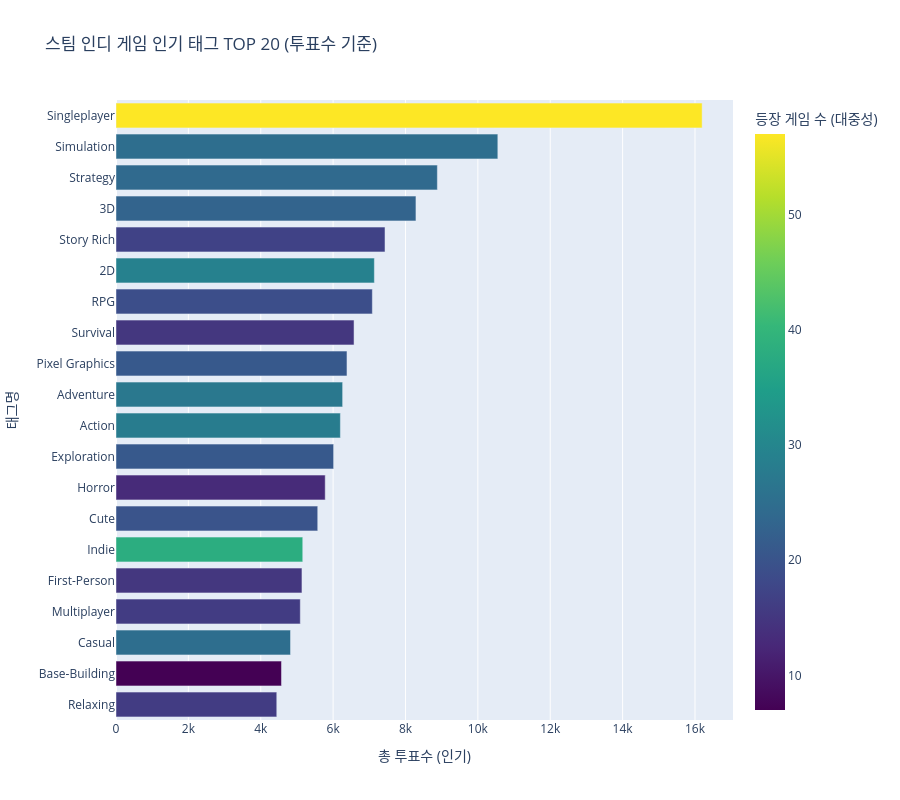

Notebook code cell kept with this figure:
### Code cell
# 1. 전체 태그 통합 집계 (투표수 합계 및 등장 게임 수)
all_tags_votes = Counter()
all_tags_appearance = Counter()

for tags in df['tags_dict']:
    for tag, vote in tags.items():
        all_tags_votes[tag] += vote
        all_tags_appearance[tag] += 1

# 2. 통계 데이터프레임 생성
full_tag_stats = pd.DataFrame({
    'tag': list(all_tags_votes.keys()),
    'total_votes': list(all_tags_votes.values()),
    'game_count': [all_tags_appearance[t] for t in all_tags_votes.keys()]
})

# 3. 인기 순위 정렬 (투표수 기준 상위 20개)
top_popular_tags = full_tag_stats.sort_values(by='total_votes', ascending=False).head(20)

# 4. 시각화: 투표수(인기) vs 등장 빈도(대중성) 비교
fig_popular = px.bar(
    top_popular_tags, 
    x='total_votes', 
    y='tag', 
    orientation='h',
    color='game_count', # 색상은 얼마나 많은 게임에 등장했는지를 나타냄
    title='스팀 인디 게임 인기 태그 TOP 20 (투표수 기준)',
    labels={'total_votes': '총 투표수 (인기)', 'tag': '태그명', 'game_count': '등장 게임 수 (대중성)'},
    color_continuous_scale='Viridis',
    hover_data=['game_count']
)

fig_popular.update_layout(yaxis={'categoryorder':'total ascending'}, height=800)
fig_popular.show()

# 5. 텍스트 리스트 출력
print("--- [참고] 스팀 최고 인기 태그 상위 20위 ---")
for i, row in top_popular_tags.head(10).iterrows():
    print(f"{row['tag'].ljust(15)} | 총 투표수: {int(row['total_votes']):>8,} | 등장 게임 수: {int(row['game_count']):>4}")

### Figure 1 — Plotly figure (JSON) as saved in the notebook; plotly's stock layout.template omitted (floating-point values rounded to 4 significant figures)
{"data": [{"customdata": [[57], [25], [24], [23], [17], [29], [19], [15], [21], [27], [28], [21], [13], [20], [38], [15], [16], [25], [7], [16]], "hovertemplate": "총 투표수 (인기)=%{x}<br>태그명=%{y}<br>등장 게임 수 (대중성)=%{marker.color}<extra></extra>", "legendgroup": "", "marker": {"color": [57, 25, 24, 23, 17, 29, 19, 15, 21, 27, 28, 21, 13, 20, 38, 15, 16, 25, 7, 16], "coloraxis": "coloraxis", "pattern": {"shape": ""}}, "name": "", "orientation": "h", "showlegend": false, "textposition": "auto", "type": "bar", "x": [16198, 10552, 8881, 8289, 7434, 7140, 7084, 6578, 6383, 6263, 6201, 6014, 5782, 5575, 5161, 5139, 5093, 4823, 4573, 4443], "xaxis": "x", "y": ["Singleplayer", "Simulation", "Strategy", "3D", "Story Rich", "2D", "RPG", "Survival", "Pixel Graphics", "Adventure", "Action", "Exploration", "Horror", "Cute", "Indie", "First-Person", "Multiplayer", "Casual", "Base-Building", "Relaxing"], "yaxis": "y"}], "layout": {"barmode": "relative", "coloraxis": {"colorbar": {"title": {"text": "등장 게임 수 (대중성)"}}, "colorscale": [[0, "#440154"], [0.1111, "#482878"], [0.2222, "#3e4989"], [0.3333, "#31688e"], [0.4444, "#26828e"], [0.5556, "#1f9e89"], [0.6667, "#35b779"], [0.7778, "#6ece58"], [0.8889, "#b5de2b"], [1, "#fde725"]]}, "height": 800, "legend": {"tracegroupgap": 0}, "title": {"text": "스팀 인디 게임 인기 태그 TOP 20 (투표수 기준)"}, "xaxis": {"anchor": "y", "domain": [0, 1], "title": {"text": "총 투표수 (인기)"}}, "yaxis": {"anchor": "x", "categoryorder": "total ascending", "domain": [0, 1], "title": {"text": "태그명"}}}}
